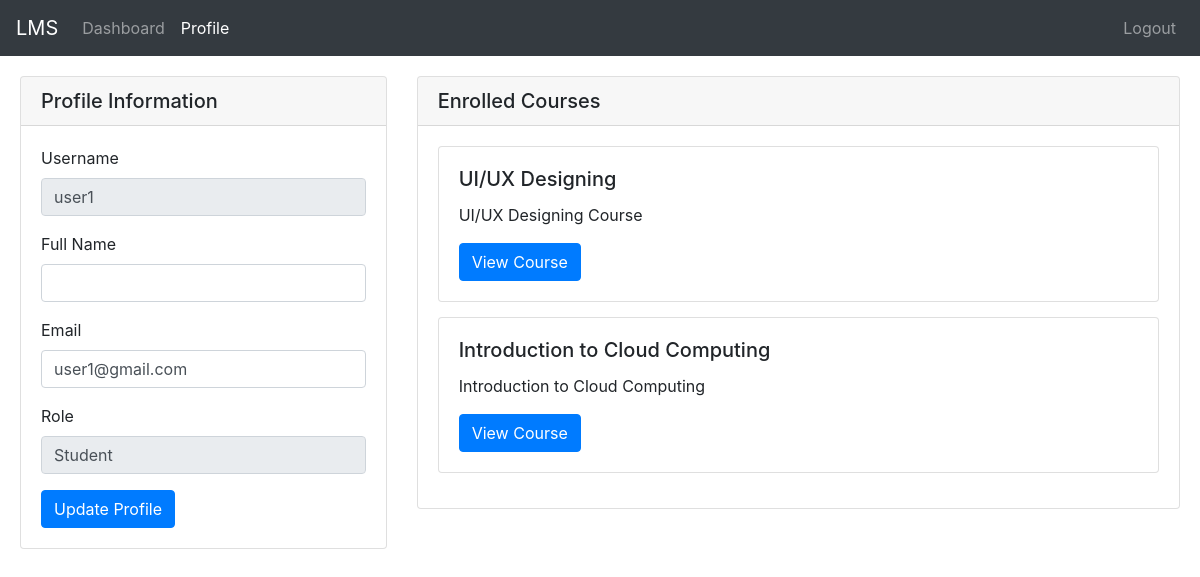
The app's page /profile.php (signed in) with its own data.
### tables this page shows
CREATE TABLE `users` (
  `user_id` int(11) NOT NULL,
  `username` varchar(50) NOT NULL,
  `email` varchar(100) NOT NULL,
  `password` varchar(255) NOT NULL,
  `role` enum('student','instructor','admin') NOT NULL DEFAULT 'student',
  `full_name` varchar(100) DEFAULT NULL,
  `created_at` timestamp NOT NULL DEFAULT current_timestamp()
);

CREATE TABLE `courses` (
  `course_id` int(11) NOT NULL,
  `title` varchar(150) NOT NULL,
  `description` text DEFAULT NULL,
  `instructor_id` int(11) NOT NULL,
  `created_at` timestamp NOT NULL DEFAULT current_timestamp()
);

### profile.php (the view, shortened to what this page needs)
<?php
require_once "config/database.php";
$user_id = $_SESSION["id"];
$role = $_SESSION["role"];
$username = $full_name = $email = $role_display = "";
$sql = "SELECT username, full_name, email, role FROM users WHERE user_id = ?";
if($stmt = mysqli_prepare($conn, $sql)){
    mysqli_stmt_bind_param($stmt, "i", $user_id);
    if(mysqli_stmt_execute($stmt)){
        $result = mysqli_stmt_get_result($stmt);
        if($row = mysqli_fetch_assoc($result)){
            $username = $row["username"];
            $full_name = $row["full_name"];
            $email = $row["email"];
            $role_display = ucfirst($row["role"]);
        }
    }
}
$enrolled_courses = [];
if($role === "student"){
    $sql = "SELECT c.course_id, c.title, c.description
            FROM courses c
            JOIN enrollments e ON c.course_id = e.course_id
            WHERE e.user_id = ?";
    if($stmt = mysqli_prepare($conn, $sql)){
        mysqli_stmt_bind_param($stmt, "i", $user_id);
        if(mysqli_stmt_execute($stmt)){
            $result = mysqli_stmt_get_result($stmt);
            while($row = mysqli_fetch_assoc($result)){
                $enrolled_courses[] = $row;
            }
        }
    }
}
?>
<!DOCTYPE html>
<html lang="en">
<head>
    <link rel="stylesheet" href="https://stackpath.bootstrapcdn.com/bootstrap/4.5.2/css/bootstrap.min.css">
    <link rel="stylesheet" href="https://cdnjs.cloudflare.com/ajax/libs/font-awesome/5.15.4/css/all.min.css">
</head>
<body>
    <nav class="navbar navbar-expand-lg navbar-dark bg-dark">
        <a class="navbar-brand" href="#">LMS</a>
        <div class="collapse navbar-collapse" id="navbarNav">
            <ul class="navbar-nav mr-auto">
                <li class="nav-item"><a class="nav-link" href="index.php">Dashboard</a></li>
                <li class="nav-item active"><a class="nav-link" href="profile.php">Profile</a></li>
            </ul>
            <ul class="navbar-nav">
                <li class="nav-item"><a class="nav-link" href="logout.php">Logout</a></li>
            </ul>
        </div>
    </nav>
    <div class="wrapper">
        <div class="row">
            <div class="col-md-4">
                <div class="card">
                    <div class="card-header">
                        <h5 class="mb-0">Profile Information</h5>
                    </div>
                    <div class="card-body">
                        <form action="<?php echo htmlspecialchars($_SERVER["PHP_SELF"]); ?>" method="post">
                            <div class="form-group">
                                <label>Username</label>
                                <input type="text" class="form-control" value="<?php echo htmlspecialchars($username); ?>" disabled>
                            </div>
                            <div class="form-group">
                                <label>Full Name</label>
                                <input type="text" name="full_name" class="form-control" value="<?php echo htmlspecialchars($full_name); ?>" required>
                            </div>
                            <div class="form-group">
                                <label>Email</label>
                                <input type="email" name="email" class="form-control" value="<?php echo htmlspecialchars($email); ?>" required>
                            </div>
                            <div class="form-group">
                                <label>Role</label>
                                <input type="text" class="form-control" value="<?php echo htmlspecialchars($role_display); ?>" disabled>
                            </div>
                            <button type="submit" class="btn btn-primary">Update Profile</button>
                        </form>
                    </div>
                </div>
            </div>
            <div class="col-md-8">
                <?php if($role === "student"): ?>
                <div class="card">
                    <div class="card-header">
                        <h5 class="mb-0">Enrolled Courses</h5>
                    </div>
                    <div class="card-body">
                        <?php if(empty($enrolled_courses)): ?>
                            <p>You are not enrolled in any courses yet.</p>
                        <?php else: ?>
                            <?php foreach($enrolled_courses as $course): ?>
                            <div class="card course-card">
                                <div class="card-body">
                                    <h5 class="card-title"><?php echo htmlspecialchars($course["title"]); ?></h5>
                                    <p class="card-text"><?php echo htmlspecialchars($course["description"]); ?></p>
                                    <a href="course.php?id=<?php echo $course["course_id"]; ?>" class="btn btn-primary">View Course</a>
                                </div>
                            </div>
                            <?php endforeach; ?>
                        <?php endif; ?>
                    </div>
                </div>
                <?php endif; ?>
            </div>
        </div>
    </div>
</body>
</html>

### profile.php (style rules this page uses)
.wrapper { width: 1200px; margin: 0 auto; padding: 20px; }
.course-card { margin-bottom: 15px; }

### records on screen
users: username "user1", email "user1@gmail.com", role "Student"
courses: title "UI/UX Designing", description "UI/UX Designing Course"
courses: title "Introduction to Cloud Computing", description "Introduction to Cloud Computing"
